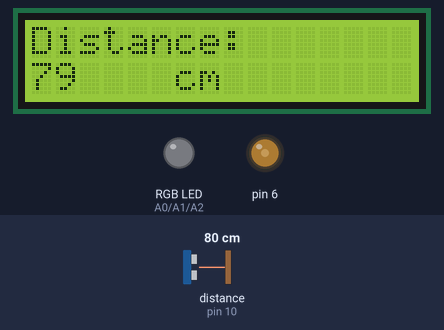
This sketch was run on a simulated Arduino Uno, built with avr-gcc and run on an emulated ATmega328P. Parts: 16×2 character LCD, an RGB LED mixed from three pins (HIGH = lit), output pins drawn as LEDs (lit = HIGH). Wiring (inferred from the names in the program): ultrasonic range finder: trigger pin 9; echo pin 10. Dashed ring = blinking. The inputs (shaded band) are chosen by the test bench; at power-on: distance to the obstacle (sensor on pin 10) 80 cm. The echo pulse lasts 58.3 µs per cm; pins used as bus, display or sensor lines are not drawn; what the sketch prints to the serial monitor is not drawn.

Above: at 1.2 s.
1.3 s: distance to the obstacle (sensor on pin 10) set to 2 cm
At 1.86 s:
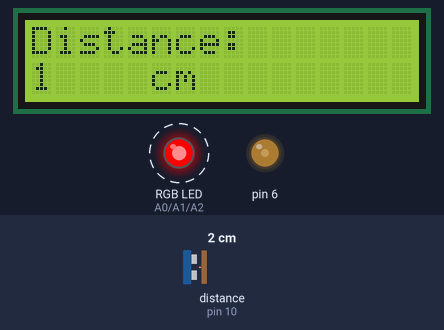
3.5 s: distance to the obstacle (sensor on pin 10) set to 18 cm
At 3.84 s:
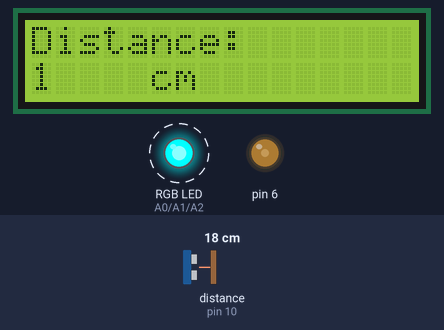
5.5 s: distance to the obstacle (sensor on pin 10) set to 20 cm
At 6.14 s:
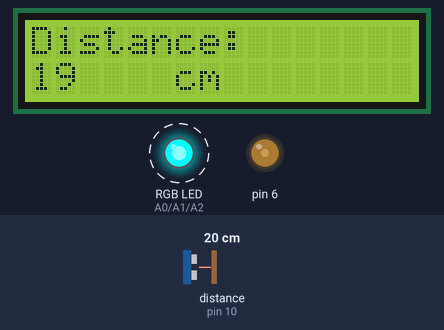
7.4 s: distance to the obstacle (sensor on pin 10) set to 35 cm
At 7.57 s:
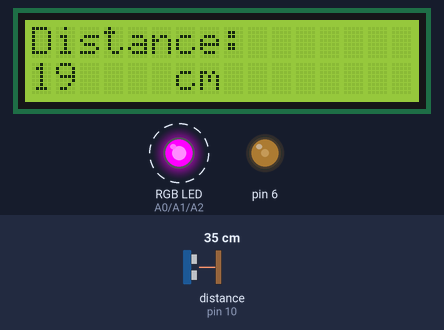
Timing chart, 0 to 10.7 s (numbered marks = the images above; inputs shaded):
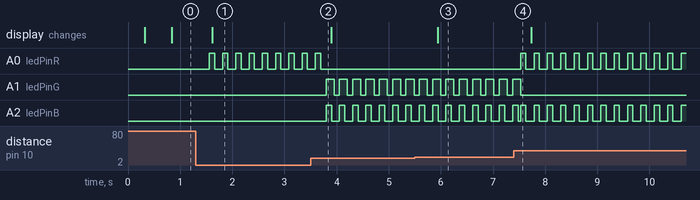

The sketch:

Project_ETM.ino
```cpp
#include <LiquidCrystal.h>

int Contrast = 75;
LiquidCrystal lcd(12, 11, 5, 4, 3, 2);


// defines pins numbers
const int trigPin = 9;
const int echoPin = 10;
const int ledPinR = A0;
const int ledPinG = A1;
const int ledPinB = A2;

// defines variables
long duration;
int distance;


void setup() {
	//LCD
	analogWrite(6, Contrast);
	lcd.begin(16, 2);

	pinMode(trigPin, OUTPUT); // Sets the trigPin as an Output
	pinMode(echoPin, INPUT); // Sets the echoPin as an Input
	pinMode(ledPinR, OUTPUT);
	pinMode(ledPinG, OUTPUT);
	pinMode(ledPinB, OUTPUT);
	Serial.begin(9600); // Starts the serial communication
}


void loop() {

	// Clears the trigPin
	digitalWrite(trigPin, LOW);
	delayMicroseconds(2);

	// Sets the trigPin on HIGH state for 10 micro seconds
	digitalWrite(trigPin, HIGH);
	delayMicroseconds(10);
	digitalWrite(trigPin, LOW);


	// Reads the echoPin, returns the sound wave travel time in microseconds
	duration = pulseIn(echoPin, HIGH);

	// Calculating the distance
	distance = duration*0.034 / 2;

	if (distance > 40 && distance <= 50) {
		RGB_color(0, 0, 255); // Blue
		delay(50);
	}
	else {
		analogWrite(ledPinB, 0);
		delay(50);
	}

	if (distance > 30 && distance <= 40) {
		RGB_color(255, 0, 255); // Magenta
		delay(50);
	}
	else {
		RGB_color(0, 0, 0);
		delay(50);
	}

	if (distance > 20 && distance <= 30) {
		RGB_color(0, 255, 0); // Green
		delay(50);
	}
	else {
		analogWrite(ledPinG, 0);
		delay(50);
	}

	if (distance > 10 && distance <= 20) {
		RGB_color(0, 255, 255); // Cyan
		delay(50);
	}
	else {
		RGB_color(0, 0, 0);
		delay(50);
	}

	if (distance <= 10) {
		RGB_color(255, 0, 0); // Red
		delay(50);
	}
	else {
		analogWrite(ledPinR, 0);
		delay(50);
	}

	// Prints the distance on the Serial Monitor
	Serial.print("Distance: ");
	Serial.println(distance);


	//LCD
	lcd.setCursor(0, 0);
	lcd.print("Distance: ");

	lcd.setCursor(0, 1);
	lcd.print(distance);
	lcd.print("    cm      ");
}

void RGB_color(int red_light_value, int green_light_value, int blue_light_value)
{
	analogWrite(ledPinR, red_light_value);
	analogWrite(ledPinG, green_light_value);
	analogWrite(ledPinB, blue_light_value);
}
```

Measured:
- after the input at 1.3 s, A0 (ledPinR): alternates HIGH for 0.10 s and LOW for 0.15 s, starting after 0.26 s; the display: changes after 0.31 s (image 1)
- after the input at 3.5 s, A0 (ledPinR): goes on until 3.7 s, then stays LOW; A1 (ledPinG): alternates HIGH for 0.16 s and LOW for 0.10 s, starting after 0.30 s; A2 (ledPinB): alternates HIGH for 0.11 s and LOW for 0.15 s, starting after 0.30 s
- after the input at 5.5 s, the display: changes after 0.44 s (image 3)
- after the input at 7.4 s, A0 (ledPinR): alternates HIGH for 0.10 s and LOW for 0.16 s, starting after 0.13 s; A1 (ledPinG): goes on until 7.5 s, then stays LOW
